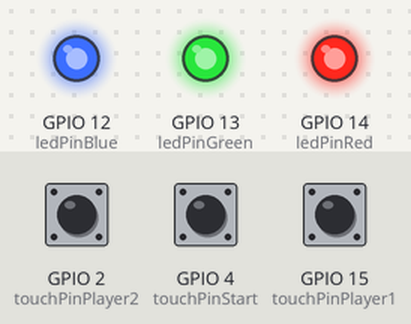
This sketch was run on a simulated ESP32. On the bench: output pins drawn as LEDs (lit = HIGH). Dashed ring = blinking. Inputs (shaded band) come from the test bench; at power-on: GPIO 15 (touchPinPlayer1) HIGH, GPIO 2 (touchPinPlayer2) HIGH, GPIO 4 (touchPinStart) HIGH. What the sketch prints to the serial monitor is not drawn.

Above: at 1.2 s.
1.3 s: GPIO 15 (touchPinPlayer1) pulled LOW for 3 s
12.5 s: GPIO 2 (touchPinPlayer2) driven LOW and GPIO 4 (touchPinStart) driven LOW
At 17.2 s:
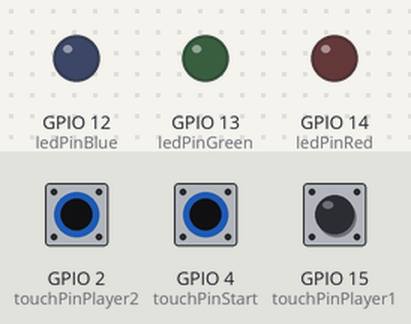
26.5 s: GPIO 4 (touchPinStart) driven HIGH
At 29.9 s:
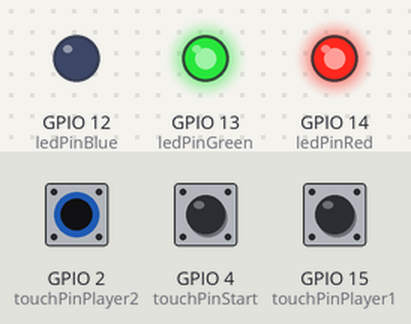
36.2 s: GPIO 2 (touchPinPlayer2) driven HIGH
At 43.5 s:
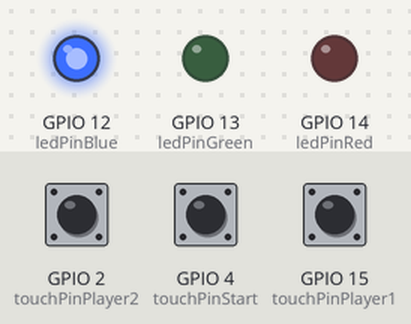
45.9 s: GPIO 2 (touchPinPlayer2) driven LOW
55.6 s: GPIO 4 (touchPinStart) driven LOW
At 56.9 s:
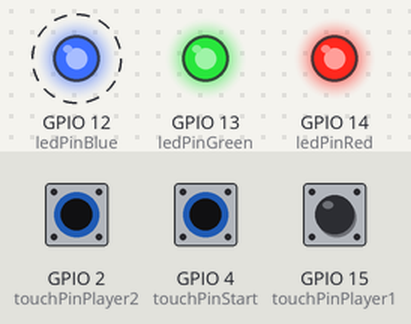
Timing chart, 0 to 65.0 s (numbered marks = the images above; inputs shaded):
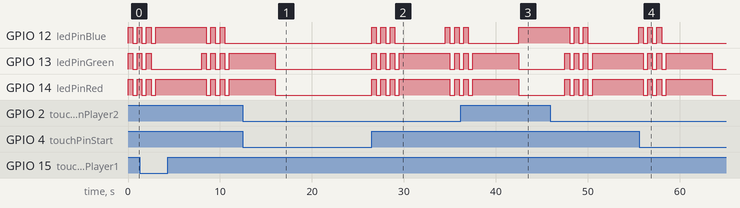

Measured:
- after the input at 12.5 s, GPIO 12 (ledPinBlue): stops changing and stays LOW; GPIO 13 (ledPinGreen), GPIO 14 (ledPinRed): goes on until 16.0 s, then stays LOW
- after the input at 26.5 s, GPIO 12 (ledPinBlue): LOW → HIGH at once, → LOW 0.50 s later, → HIGH 0.50 s later, → LOW 0.50 s later, … (10 changes in this stretch); GPIO 13 (ledPinGreen), GPIO 14 (ledPinRed): goes 3 × (HIGH 0.50 s, LOW 0.50 s), HIGH 5.5 s, LOW 0.50 s, HIGH 0.50 s, then LOW, starting at once
- after the input at 36.2 s, GPIO 12 (ledPinBlue): goes on until 42.5 s, then stays HIGH
- after the input at 55.6 s, GPIO 12 (ledPinBlue): goes on until 58.0 s, then stays LOW

The sketch:

sketch.ino
```cpp
int ledPinBlue = 12;
int ledPinGreen = 13;
int ledPinRed = 14;
int touchPinStart = 4; // Sensor de início do jogo
int touchPinPlayer1 = 15; // Sensor de toque do jogador 1
int touchPinPlayer2 = 2; // Sensor de toque do jogador 2

bool gameStarted = false;
unsigned long startTime;
unsigned long player1Time;
unsigned long player2Time;

int scorePlayer1 = 0;
int scorePlayer2 = 0;

void setup() {
  Serial.begin(115200);
  pinMode(ledPinBlue, OUTPUT);
  pinMode(ledPinGreen, OUTPUT);
  pinMode(ledPinRed, OUTPUT);
  pinMode(touchPinStart, INPUT);
  pinMode(touchPinPlayer1, INPUT);
  pinMode(touchPinPlayer2, INPUT);
  Serial.println("Hello, ESP32!");
  Serial.println("ESP32 touch teste!");
}

void loop() {
  if (!gameStarted) {
    Serial.print("Touch Start: ");
    int startTouch = touchRead(touchPinStart);
    //int startTouch = digitalRead(touchPinStart); //simula o codigo do touch acima

    Serial.println(startTouch);
    if (startTouch > 40) { // Se o sensor de início for ativado
      startGame();
    }
  } else {
    //Serial.print("Touch Player 1: ");
    int player1Touch = touchRead(touchPinPlayer1);
    //int player1Touch = digitalRead(touchPinPlayer1);//simula o codigo do touch acima

    //Serial.println(player1Touch);
    if (player1Touch > 40) { // Se o sensor do jogador 1 for ativado
      endGame(1);
    }

    //Serial.print("Touch Player 2: ");
    int player2Touch = touchRead(touchPinPlayer2);
    //int player2Touch = digitalRead(touchPinPlayer2);//simula o codigo do touch acima

    //Serial.println(player2Touch);
    if (player2Touch > 40) { // Se o sensor do jogador 2 for ativado
      endGame(2);
    }
  }
}

void startGame() {
  Serial.println("Game started!");
  gameStarted = true;
  for(int i=0; i<3; i++){
    digitalWrite(ledPinBlue, HIGH);
    digitalWrite(ledPinGreen, HIGH);
    digitalWrite(ledPinRed, HIGH);
    delay(500);
    digitalWrite(ledPinBlue, LOW);
    digitalWrite(ledPinGreen, LOW);
    digitalWrite(ledPinRed, LOW);
    delay(500);
}
  digitalWrite(ledPinRed, HIGH);
  startTime = millis(); // Inicia a contagem do tempo
}

void endGame(int winner) {
  if (winner == 1) {
    player1Time = millis() - startTime;
    Serial.print("Player 1 wins! Time: ");
    Serial.print(player1Time);
    Serial.println("ms");
    digitalWrite(ledPinGreen, HIGH); // LED do jogador 1 acende
    scorePlayer1++;
    Serial.print("Score Player 1: ");
    Serial.println(scorePlayer1);
  } else if (winner == 2) {
    player2Time = millis() - startTime;
    Serial.print("Player 2 wins! Time: ");
    Serial.print(player2Time);
    Serial.println("ms");
    digitalWrite(ledPinBlue, HIGH); // LED do jogador 2 acende
    scorePlayer2++;
    Serial.print("Score Player 2: ");
    Serial.println(scorePlayer2);
  }
  Serial.print("Placar: jogador1 ");
  Serial.print(scorePlayer1);
  Serial.print(" X ");
  Serial.print(scorePlayer2);
  Serial.println(" jogador2");
  delay(5000); // Mantém a tela por 5 segundos
  digitalWrite(ledPinGreen, LOW);
  digitalWrite(ledPinBlue, LOW);
  digitalWrite(ledPinRed, LOW);
  gameStarted = false; // Reinicia o jogo
}
```
